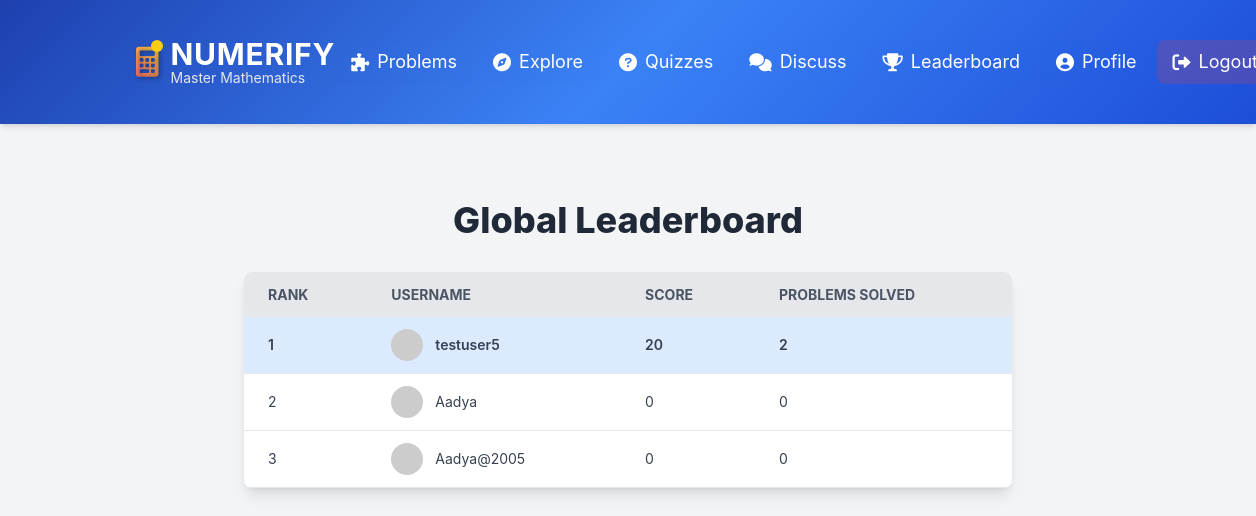
The page /leaderboard (signed in) on the database its author committed.
### models.py (models this page shows, shortened)
class User(UserMixin, db.Model):
    id = db.Column(db.Integer, primary_key=True)
    username = db.Column(db.String(50), unique=True, nullable=False)
    email = db.Column(db.String(100), unique=True, nullable=False)
    password = db.Column(db.String(200), nullable=False)
    submissions = db.relationship('Submission', backref='user', lazy=True)
    quiz_attempts = db.relationship('QuizAttempt', backref='user', lazy=True) # Added from standard setup
    posts = db.relationship('Post', backref='author', lazy=True) # <<< ADD THIS LINE! <<<
    college = db.Column(db.String(100), nullable=True, default="N/A")
    bio = db.Column(db.Text, nullable=True, default="No bio yet.")
    interests = db.Column(db.String(200), nullable=True, default="Mathematics") # e.g., "Algebra, Geometry, Calculus"
    solved_problems_count = db.Column(db.Integer, default=0) # To track problems solved
    total_problems_attempted = db.Column(db.Integer, default=0) # To track total attempts
    score = db.Column(db.Integer, default=0) # New: To track user's cumulative score for leaderboard

### leaderboard.py (the view)
@leaderboard.route('/leaderboard')
@login_required
def show_leaderboard():
    top_users = User.query.order_by(User.score.desc()).all()
    return render_template('leaderboard.html', users=top_users)

### templates/leaderboard.html (shortened to what this page needs)
{% extends "base.html" %}
{% block content %}
<div class="container mx-auto p-6 bg-gray-100 min-h-screen">
    <h1 class="text-4xl font-extrabold text-center text-gray-800 mb-8">Global Leaderboard</h1>
    <div class="bg-white shadow-lg rounded-lg overflow-hidden max-w-3xl mx-auto">
        <table class="min-w-full leading-normal">
            <thead>
                <tr class="bg-gray-200 text-gray-600 uppercase text-sm leading-normal">
                    <th class="py-3 px-6 text-left">Rank</th>
                    <th class="py-3 px-6 text-left">Username</th>
                    <th class="py-3 px-6 text-left">Score</th>
                    <th class="py-3 px-6 text-left">Problems Solved</th>
                </tr>
            </thead>
            <tbody class="text-gray-700 text-sm">
                {% for user in users %}
                <tr class="border-b border-gray-200 hover:bg-gray-100 {% if current_user.id == user.id %}bg-blue-100 font-semibold{% endif %}">
                    <td class="py-3 px-6 text-left whitespace-nowrap">{{ loop.index }}</td>
                    <td class="py-3 px-6 text-left">
                        <div class="flex items-center">
                            <div class="mr-3">
                                <img class="w-8 h-8 rounded-full object-cover" src="https://placehold.co/40x40/FFD700/000000?text={{ user.username[0]|upper }}" alt="Avatar">
                            </div>
                            <span>{{ user.username }}</span>
                        </div>
                    </td>
                    <td class="py-3 px-6 text-left">{{ user.score }}</td>
                    <td class="py-3 px-6 text-left">{{ user.solved_problems_count }}</td>
                </tr>
                {% else %}
                <tr>
                    <td colspan="4" class="py-4 px-6 text-center text-gray-500">No users on the leaderboard yet. Solve some problems!</td>
                </tr>
                {% endfor %}
            </tbody>
        </table>
    </div>
</div>
{% endblock %}

### templates/base.html (style rules this page uses)
body { font-family: 'Inter', sans-serif; background-color: #f3f4f6; color: #333; }
.container { max-width: 960px; margin: 0 auto; padding: 20px; }

### rows shown on the page
User: username "testuser5", score "20", solved_problems_count "2"
User: username "Aadya", score "0", solved_problems_count "0"
User: username "Aadya@2005", score "0", solved_problems_count "0"
